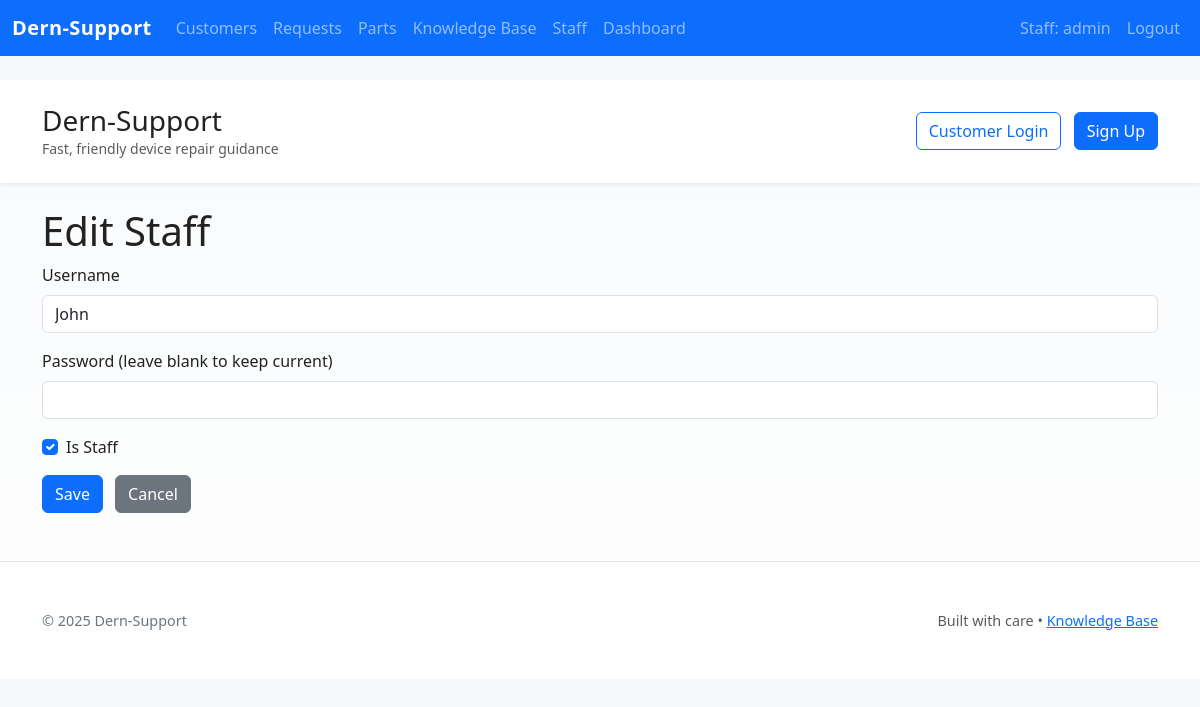
The app's page /staff/2/edit (signed in) with its own data.
### app.py (models this page shows, shortened)
class User(UserMixin, db.Model):
    id = db.Column(db.Integer, primary_key=True)
    username = db.Column(db.String(80), unique=True, nullable=False)
    password_hash = db.Column(db.String(255), nullable=False)
    is_staff = db.Column(db.Boolean, default=True)

### app.py (the view, shortened to what this page needs)
@app.route('/staff/<int:id>/edit', methods=['GET', 'POST'])
@login_required
def staff_edit(id):
    if not getattr(current_user, 'is_staff', False):
        flash('Not authorized', 'danger')
        return redirect(url_for('dashboard'))
    u = User.query.get_or_404(id)
    return render_template('staff_form.html', user=u)

### app.py (called while the page is built)
@login_manager.user_loader
def load_user(user_id):
    return User.query.get(int(user_id))

### templates/staff_form.html
{% extends 'base.html' %}
{% block content %}
  <h1>{{ 'Edit Staff' if user else 'Create Staff User' }}</h1>
  <form method="post">
    <div class="mb-3">
      <label class="form-label">Username</label>
      <input class="form-control" name="username" value="{{ user.username if user else '' }}" required>
    </div>
    <div class="mb-3">
      <label class="form-label">Password {{ '(leave blank to keep current)' if user else '' }}</label>
      <input class="form-control" name="password" type="password" {{ '' if not user else '' }}>
    </div>
    <div class="form-check mb-3">
      <input class="form-check-input" type="checkbox" name="is_staff" id="is_staff" {% if user and user.is_staff %}checked{% endif %}>
      <label class="form-check-label" for="is_staff">Is Staff</label>
    </div>
    <button class="btn btn-primary" type="submit">Save</button>
    <a class="btn btn-secondary ms-2" href="{{ url_for('staff_list') }}">Cancel</a>
  </form>
{% endblock %}

### templates/base.html (shortened to what this page needs)
<!doctype html>
<html lang="en">
  <head>
    <link href="https://cdn.jsdelivr.net/npm/bootstrap@5.3.2/dist/css/bootstrap.min.css" rel="stylesheet">
    <link href="/static/css/styles.css" rel="stylesheet">
  </head>
  <body>
    <nav class="navbar navbar-expand-lg navbar-dark bg-primary mb-4">
      <div class="container-fluid">
        <a class="navbar-brand" href="/">Dern-Support</a>
        <div class="collapse navbar-collapse" id="navmenu">
          {% if current_user.is_authenticated and current_user.is_staff %}
          <ul class="navbar-nav me-auto mb-2 mb-lg-0">
            <li class="nav-item"><a class="nav-link" href="/customers">Customers</a></li>
            <li class="nav-item"><a class="nav-link" href="/requests">Requests</a></li>
            <li class="nav-item"><a class="nav-link" href="/parts">Parts</a></li>
            <li class="nav-item"><a class="nav-link" href="/kb">Knowledge Base</a></li>
            <li class="nav-item"><a class="nav-link" href="/staff">Staff</a></li>
            <li class="nav-item"><a class="nav-link" href="/dashboard">Dashboard</a></li>
          </ul>
          <ul class="navbar-nav ms-auto">
            <li class="nav-item"><span class="nav-link">Staff: {{ current_user.username }}</span></li>
            <li class="nav-item"><a class="nav-link" href="/logout">Logout</a></li>
          </ul>
          {% endif %}
        </div>
      </div>
    </nav>
    <header class="hero bg-white py-4 shadow-sm">
      <div class="container d-flex align-items-center justify-content-between">
        <div>
          <h1 class="h3 mb-0">Dern-Support</h1>
          <div class="text-muted small">Fast, friendly device repair guidance</div>
        </div>
        <div>
          {% if session.get('customer_id') %}
            <a class="btn btn-outline-primary" href="/customer/dashboard">My Account</a>
          {% else %}
            <a class="btn btn-outline-primary me-2" href="/customer/login">Customer Login</a>
            <a class="btn btn-primary" href="/signup">Sign Up</a>
          {% endif %}
        </div>
      </div>
    </header>
    <main class="container my-4">
      {% block content %}{% endblock %}
    </main>
    <footer class="footer mt-5 border-top">
      <div class="container py-4">
        <div class="d-flex justify-content-between">
          <div>© {{ now().year if now is defined else "2025" }} Dern-Support</div>
          <div class="text-muted">Built with care • <a href="/kb">Knowledge Base</a></div>
        </div>
      </div>
    </footer>
  </body>
</html>

### static/css/styles.css (style rules this page uses)
:root { --primary:#0d6efd; --muted:#6c757d; }
body { background: linear-gradient(180deg,#f6f9fb 0%, #ffffff 100%); color:#222; }
.navbar-brand { font-weight:700; letter-spacing:0.4px; }
.btn-primary { background:var(--primary); border-color:var(--primary); }
.hero { padding:36px 0; }
.footer { padding:24px 0; color:var(--muted); font-size:0.9rem; }

### records on screen
User: username "admin"
User: username "John", is_staff "☑"

### other values on screen
{{ 'Edit Staff' if user else 'Create Staff User' }} "Edit Staff"
{{ '(leave blank to keep current)' if user else '' }} "(leave blank to keep current)"
